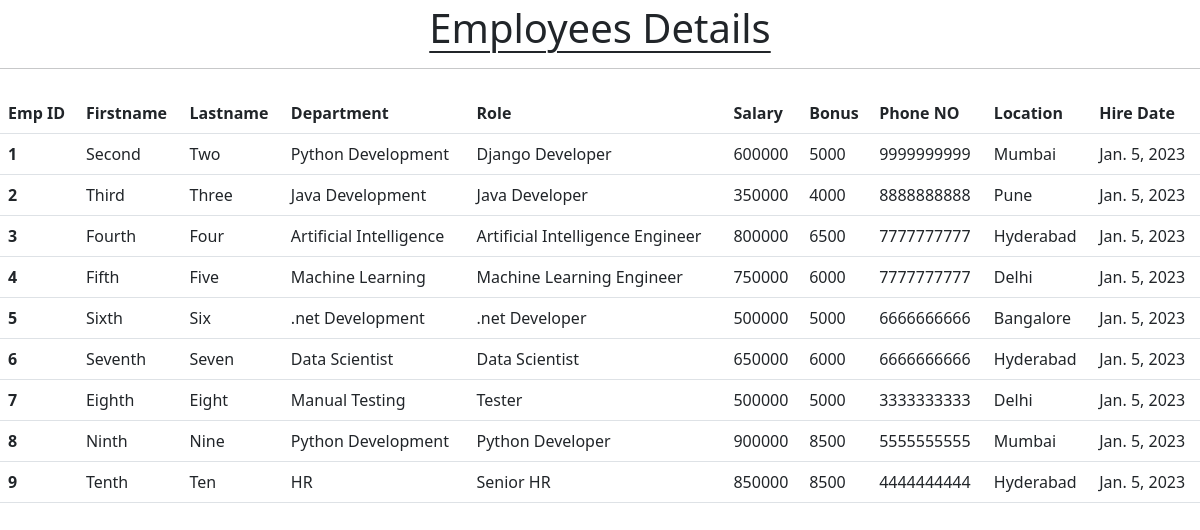
The app's page /all-emp with its own data.
### emp_app/models.py (models this page shows, shortened)
class Employee(models.Model):
    emp_id = models.AutoField(primary_key=True)
    first_name = models.CharField(max_length=50, null=False)
    last_name = models.CharField(max_length=50)
    dept = models.ForeignKey(Department, on_delete=models.CASCADE)
    salary = models.IntegerField(default=0)
    bonus = models.IntegerField(default=0)
    role = models.ForeignKey(Role, on_delete=models.CASCADE)
    phone_num = models.IntegerField(default=0)
    hire_date = models.DateField()

class Department(models.Model):
    name = models.CharField(max_length=50, null=False)
    location = models.CharField(max_length=100)

class Role(models.Model):
    name = models.CharField(max_length=50, null=False)

### emp_app/views.py (the view)
# urls.py: path('all-emp', views.allEmp, name='all-emp'),
def allEmp(request):
    emps = Employee.objects.all()
    context = {
        'emps' : emps
    }
    return render(request, 'all_emp.html', context)

### emp_app/templates/all_emp.html (shortened to what this page needs)
<!doctype html>
<html lang="en">
  <head>
    <link href="https://cdn.jsdelivr.net/npm/bootstrap@5.3.0-alpha1/dist/css/bootstrap.min.css" rel="stylesheet">
  </head>
  <body>
    <h1 class="text-center AED my-1">Employees Details</h1><hr>
    <table class="table my-4">
      <thead>
        <tr>
          <th scope="col">Emp ID</th>
            <th scope="col">Firstname</th>
            <th scope="col">Lastname</th>
            <th scope="col">Department</th>
            <th scope="col">Role</th>
            <th scope="col">Salary</th>
            <th scope="col">Bonus</th>
            <th scope="col">Phone NO</th>
            <th scope="col">Location</th>
            <th scope="col">Hire Date</th>
          </tr>
        </thead>
        <tbody>
          {% for emp in emps %}
          <tr>
            <th scope="row">{{forloop.counter}}</th>
            <td>{{emp.first_name}}</td>
            <td>{{emp.last_name}}</td>
            <td>{{emp.dept.name}}</td>
            <td>{{emp.role.name}}</td>
            <td>{{emp.salary}}</td>
            <td>{{emp.bonus}}</td>
            <td>{{emp.phone_num}}</td>
            <td>{{emp.dept.location}}</td>
            <td>{{emp.hire_date}}</td>
          </tr>
          {% endfor %}
        </tbody>
      </table>
  </body>
</html>

### emp_app/templates/all_emp.html (style rules this page uses)
.AED { text-decoration: underline; text-underline-offset: 0.5rem; text-decoration-thickness: 0.15rem; }

### records on screen
Employee: first_name "Second", last_name "Two", dept.name "Python Development", role.name "Django Developer", salary "600000", bonus "5000", phone_num "9999999999", dept.location "Mumbai", hire_date "Jan. 5, 2023"
Employee: first_name "Third", last_name "Three", dept.name "Java Development", role.name "Java Developer", salary "350000", bonus "4000", phone_num "8888888888", dept.location "Pune", hire_date "Jan. 5, 2023"
Employee: first_name "Fourth", last_name "Four", dept.name "Artificial Intelligence", role.name "Artificial Intelligence Engineer", salary "800000", bonus "6500", phone_num "7777777777", dept.location "Hyderabad", hire_date "Jan. 5, 2023"
Employee: first_name "Fifth", last_name "Five", dept.name "Machine Learning", role.name "Machine Learning Engineer", salary "750000", bonus "6000", phone_num "7777777777", dept.location "Delhi", hire_date "Jan. 5, 2023"
Employee: first_name "Sixth", last_name "Six", dept.name ".net Development", role.name ".net Developer", salary "500000", bonus "5000", phone_num "6666666666", dept.location "Bangalore", hire_date "Jan. 5, 2023"
Employee: first_name "Seventh", last_name "Seven", dept.name "Data Scientist", role.name "Data Scientist", salary "650000", bonus "6000", phone_num "6666666666", dept.location "Hyderabad", hire_date "Jan. 5, 2023"
Employee: first_name "Eighth", last_name "Eight", dept.name "Manual Testing", role.name "Tester", salary "500000", bonus "5000", phone_num "3333333333", dept.location "Delhi", hire_date "Jan. 5, 2023"
Employee: first_name "Ninth", last_name "Nine", dept.name "Python Development", role.name "Python Developer", salary "900000", bonus "8500", phone_num "5555555555", dept.location "Mumbai", hire_date "Jan. 5, 2023"
Employee: first_name "Tenth", last_name "Ten", dept.name "HR", role.name "Senior HR", salary "850000", bonus "8500", phone_num "4444444444", dept.location "Hyderabad", hire_date "Jan. 5, 2023"
